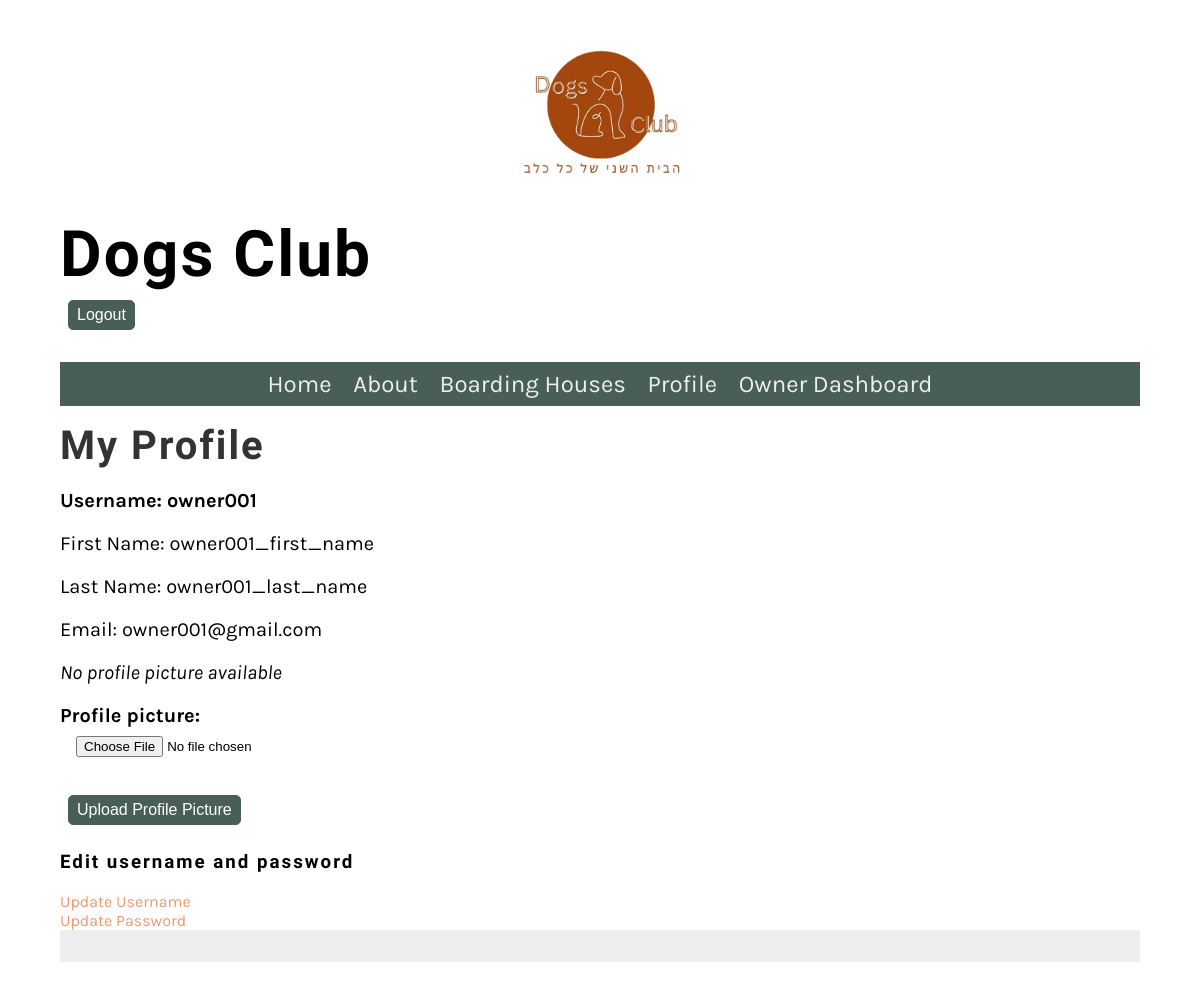
The page /user/profile/ (signed in) on the database its author committed.
### Website/models.py (models this page shows, shortened)
class Profile(models.Model):
    user = models.OneToOneField(User, on_delete=models.CASCADE)
    profile_picture = models.ImageField(upload_to='profile_pictures', blank=True, null=True)

### Website/views.py (the view, shortened to what this page needs)
# urls.py: path('user/profile/', ProfileView.as_view(), name='profile'),
class ProfileView(LoginRequiredMixin, View):
    def get(self, request):
        profile = request.user.profile
        form = ProfileForm(instance=profile)
        dogs = Dog.objects.filter(owner=request.user)
        print("dogs:",dogs)
        return render(request, 'profile.html', {'form': form, 'profile': profile, 'dogs': dogs})

### Website/forms.py
class ProfileForm(forms.ModelForm):
    class Meta:
        model = Profile
        fields = ["profile_picture"]

### Website/templatetags/custom_filters.py (called while the page is built)
@register.filter
def has_group(user, group_name):
    return user.groups.filter(name=group_name).exists()

### Website/templates/profile.html (shortened to what this page needs)
{% extends 'base.html' %}
{% load static %}
{% load custom_filters %}
{% block content %}
    <!DOCTYPE html>
    <html>
    <head>
    </head>
    <body>
        <h2>My Profile</h2>
        <div>
            <p><b>Username: {{ profile.user.username }}</b></p>
            <p>First Name: {{ profile.user.first_name }}</p>
            <p>Last Name: {{ profile.user.last_name }}</p>
            <p>Email: {{ profile.user.email }}</p>
            {% if profile.profile_picture %}
                <img src="{{ profile.profile_picture.url }}" alt="Profile Picture">
            {% else %}
                <p><i>No profile picture available</i></p>
            {% endif %}
        </div>
        <form method="post" enctype="multipart/form-data">
            {{ form.as_p }}
            {% if profile.profile_picture %}
                <button type="submit" class = "small_button">Change Profile Picture</button>
            {% else %}
                <button type="submit" class = "small_button">Upload Profile Picture</button>
            {% endif %}
        </form>
        <h3>Edit username and password</h3>
        <a href="{% url 'update_username' %}" >Update Username</a></br>
        <a href="{% url 'update_password' %}">Update Password</a></br>
    </body>
    </html>
{% endblock %}

### Website/static/css/style.css (style rules this page uses)
body { font-family: 'Karla', sans-serif; margin-top: 3rem; margin-bottom: 3rem; margin-left: 5%; margin-right: 5%; }
h1, h2, h3, h4, h5, h6 { font-family: 'Markazi Text', serif; letter-spacing: 2px;; }
h2 { font-size: 2.5rem; color: #333333; margin:1rem 0; }
p, ul { font-size: 1.25rem;; }
a { color: #EE9972; text-decoration: none; }
label { font-weight: bold; display: block; }
input, select { width: 80%; display: block; padding: .5rem 1rem; line-height: 1.5rem; box-sizing: border-box; }
.small_button { padding: .25rem .5rem; border: 1px solid #495E57; background-color: #495E57; border-radius: 5px; font-size: 1rem; display: inline-block; color: #fff; line-height: 20px; margin: 0.5rem; }

### rows shown on the page
Profile: user.username "owner001", user.first_name "owner001_first_name", user.last_name "owner001_last_name", user.email "owner001@gmail.com"
